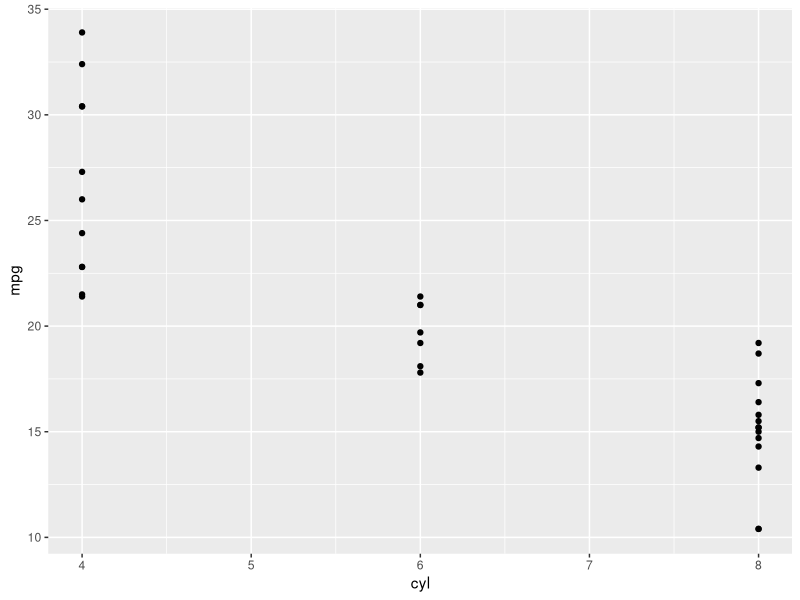
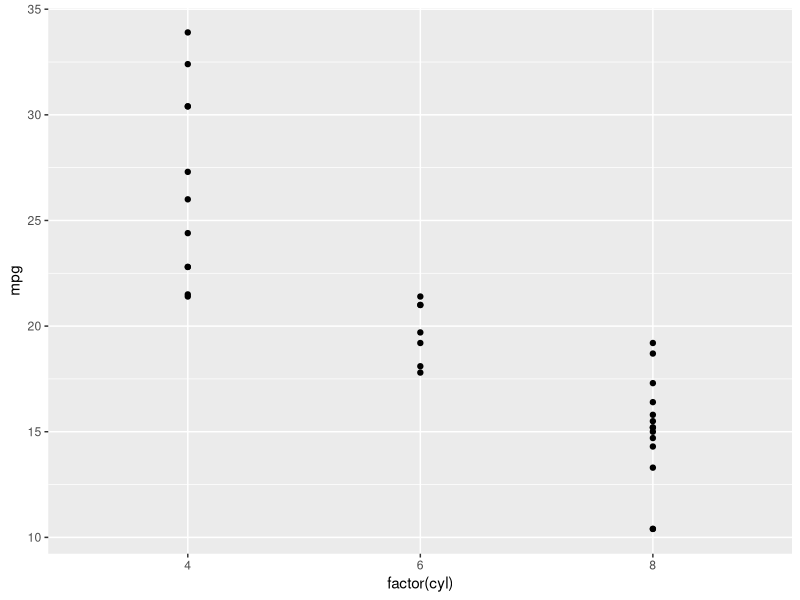
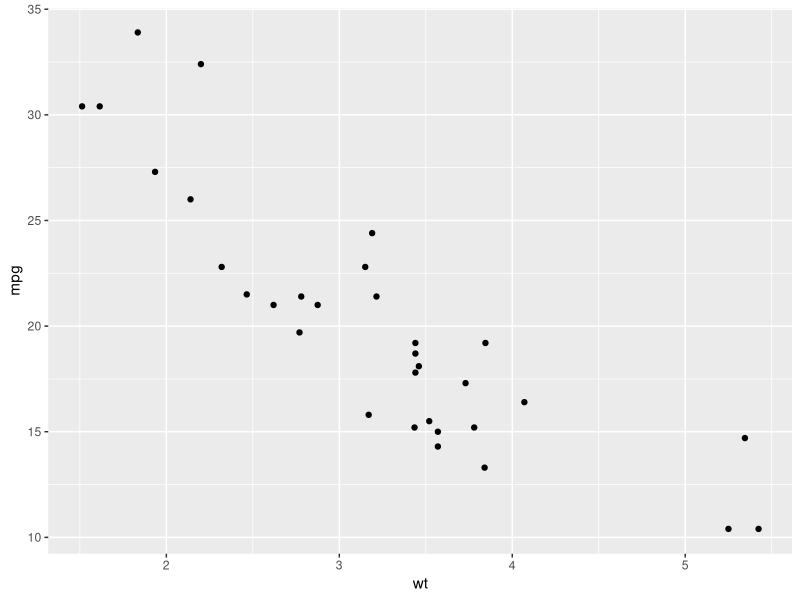
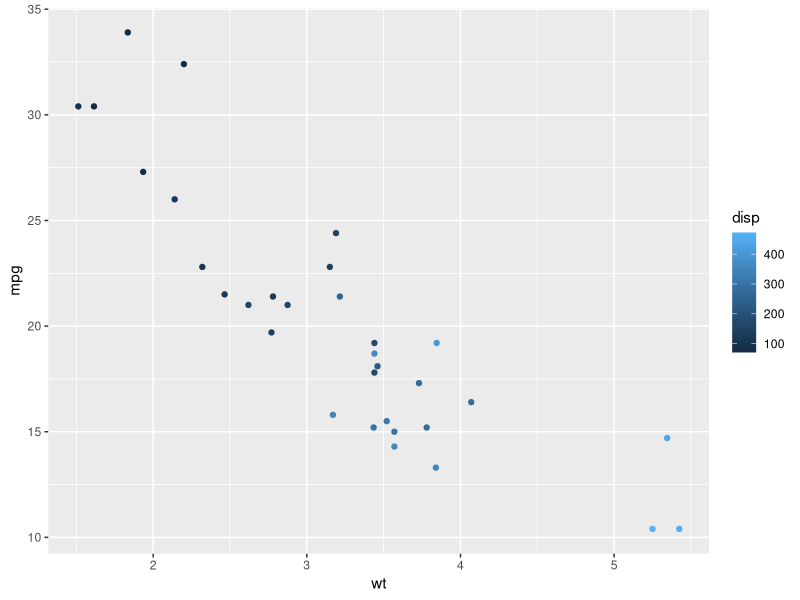
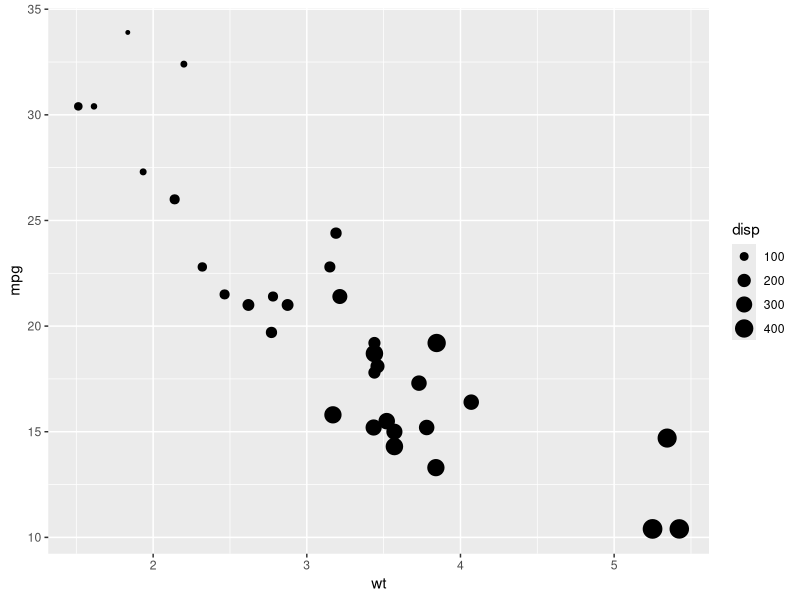
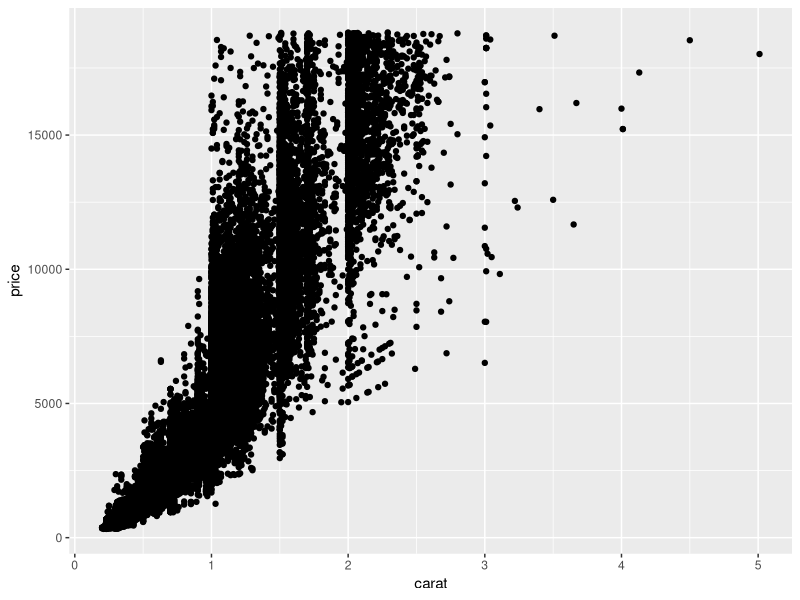
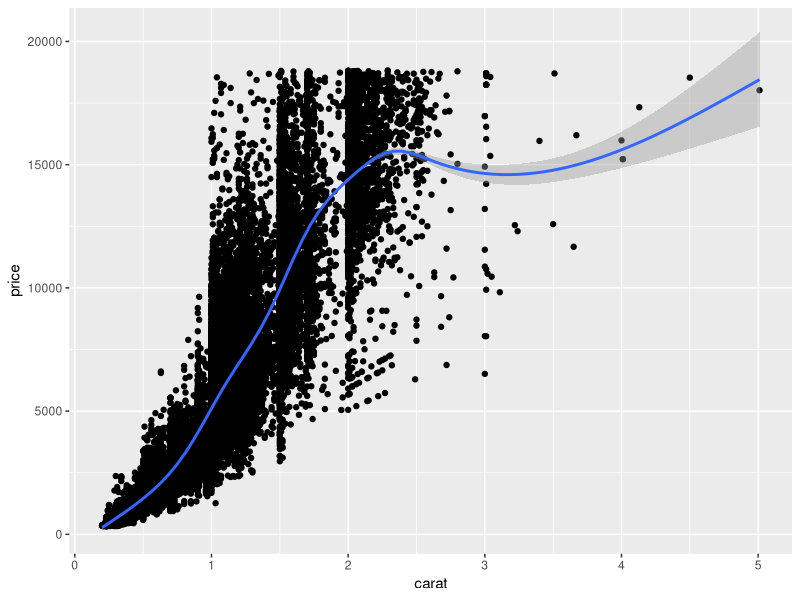
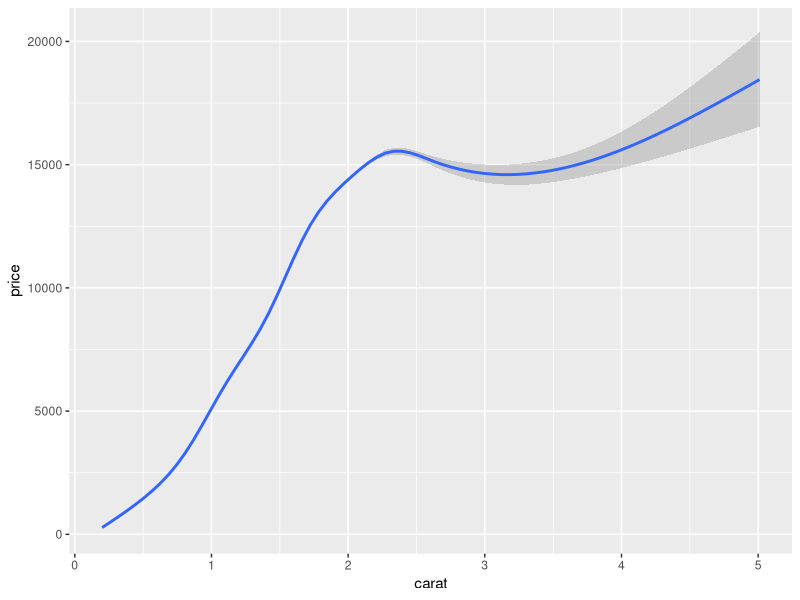

Write R code to recreate these figures, in order.
# Load the ggplot2 package
library(ggplot2)

# Explore the mtcars data frame with str()
str(mtcars)

# Execute the following command
ggplot(mtcars, aes(x = cyl, y = mpg)) +
  geom_point()

# Change the command below so that cyl is treated as factor
ggplot(mtcars, aes(x = factor(cyl), y = mpg)) +
  geom_point()

# A scatter plot has been made for you
ggplot(mtcars, aes(x = wt, y = mpg)) +
  geom_point()

# Replace ___ with the correct column
ggplot(mtcars, aes(x = wt, y = mpg, color = disp)) +
  geom_point()

# Replace ___ with the correct column
ggplot(mtcars, aes(x = wt, y = mpg, size = disp)) +
  geom_point()

# Explore the diamonds data frame with str()
str(diamonds)

# Add geom_point() with +
ggplot(diamonds, aes(x = carat, y = price)) + 
  geom_point()

# Add geom_point() and geom_smooth() with +
ggplot(diamonds, aes(x = carat, y = price)) + 
  geom_point() + 
  geom_smooth()

# Copy the above command but show only the smooth line
ggplot(diamonds, aes(x = carat, y = price)) +
  geom_smooth()

# Copy the above command and assign the correct value to col in aes()
ggplot(diamonds, aes(x = carat, y = price, color = clarity)) +
  geom_smooth()

# Keep the color settings from previous command. Plot only the points with argument alpha.
ggplot(diamonds, aes(x = carat, y = price, color = clarity)) +
  geom_point(alpha = 0.4)

